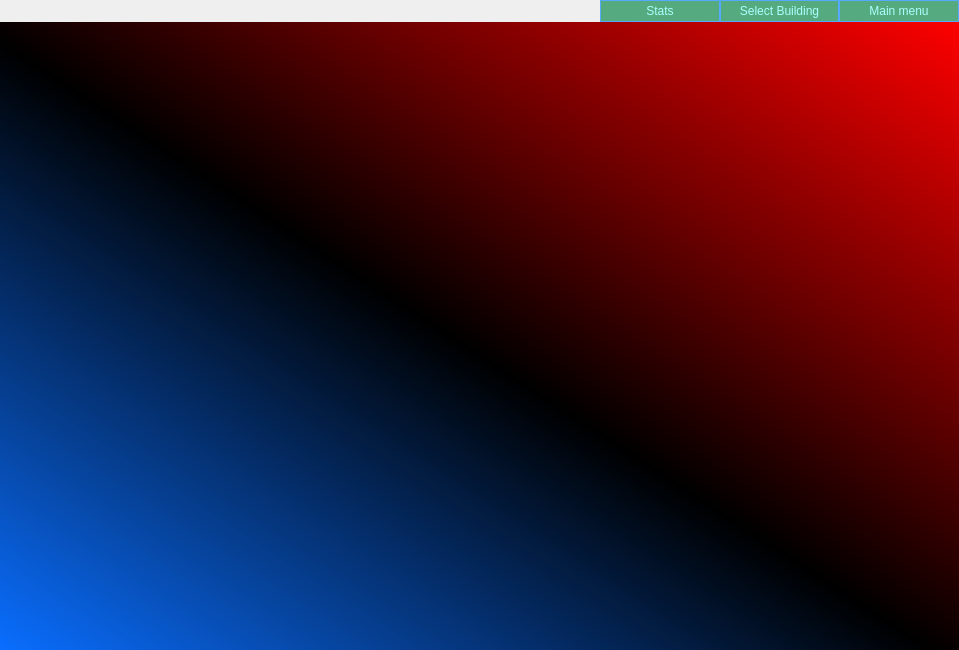
<?xml version="1.0" encoding="UTF-8"?>
<ui version="4.0">
 <class>gamewindow</class>
 <widget class="QWidget" name="gamewindow">
  <property name="geometry">
   <rect>
    <x>0</x>
    <y>0</y>
    <width>959</width>
    <height>650</height>
   </rect>
  </property>
  <property name="sizePolicy">
   <sizepolicy hsizetype="Fixed" vsizetype="Fixed">
    <horstretch>0</horstretch>
    <verstretch>0</verstretch>
   </sizepolicy>
  </property>
  <property name="minimumSize">
   <size>
    <width>800</width>
    <height>600</height>
   </size>
  </property>
  <property name="contextMenuPolicy">
   <enum>Qt::NoContextMenu</enum>
  </property>
  <property name="windowTitle">
   <string>Игра</string>
  </property>
  <layout class="QGridLayout" name="gridLayout">
   <property name="leftMargin">
    <number>0</number>
   </property>
   <property name="topMargin">
    <number>0</number>
   </property>
   <property name="rightMargin">
    <number>0</number>
   </property>
   <property name="bottomMargin">
    <number>0</number>
   </property>
   <property name="spacing">
    <number>0</number>
   </property>
   <item row="0" column="0">
    <layout class="QHBoxLayout" name="horizontalLayout">
     <property name="spacing">
      <number>0</number>
     </property>
     <property name="sizeConstraint">
      <enum>QLayout::SetMaximumSize</enum>
     </property>
     <item>
      <spacer name="horizontalSpacer">
       <property name="orientation">
        <enum>Qt::Horizontal</enum>
       </property>
       <property name="sizeType">
        <enum>QSizePolicy::Preferred</enum>
       </property>
       <property name="sizeHint" stdset="0">
        <size>
         <width>600</width>
         <height>20</height>
        </size>
       </property>
      </spacer>
     </item>
     <item>
      <widget class="QPushButton" name="pushButton_4">
       <property name="styleSheet">
        <string notr="true">

QPushButton
{
background-color: rgb(85, 170, 127);
border: 1px solid rgb(85, 170, 255);
color: rgb(170, 255, 255);
padding-top: 3px;
padding-bottom: 3px;


   font-family: helvetica, serif;
   text-decoration: none;
   vertical-align: middle;
}
QPushButton:hover
{
    border: 1px solid rgb(0, 170, 255);
	
	color: rgb(0, 0, 0);
}
QPushButton:pressed
{
    background-color:rgb(0, 170, 255);
}</string>
       </property>
       <property name="text">
        <string>Stats</string>
       </property>
      </widget>
     </item>
     <item>
      <widget class="QPushButton" name="pushButton_3">
       <property name="styleSheet">
        <string notr="true">

QPushButton
{
background-color: rgb(85, 170, 127);
border: 1px solid rgb(85, 170, 255);
color: rgb(170, 255, 255);
padding-top: 3px;
padding-bottom: 3px;


   font-family: helvetica, serif;
   text-decoration: none;
   vertical-align: middle;
}
QPushButton:hover
{
    border: 1px solid rgb(0, 170, 255);
	
	color: rgb(0, 0, 0);
}
QPushButton:pressed
{
    background-color:rgb(0, 170, 255);
}</string>
       </property>
       <property name="text">
        <string>Select Building</string>
       </property>
      </widget>
     </item>
     <item>
      <widget class="QPushButton" name="pushButton_2">
       <property name="styleSheet">
        <string notr="true">

QPushButton
{
background-color: rgb(85, 170, 127);
border: 1px solid rgb(85, 170, 255);
color: rgb(170, 255, 255);
padding-top: 3px;
padding-bottom: 3px;


   font-family: helvetica, serif;
   text-decoration: none;
   vertical-align: middle;
}
QPushButton:hover
{
    border: 1px solid rgb(0, 170, 255);
	
	color: rgb(0, 0, 0);
}
QPushButton:pressed
{
    background-color:rgb(0, 170, 255);
}</string>
       </property>
       <property name="text">
        <string>Main menu</string>
       </property>
      </widget>
     </item>
    </layout>
   </item>
   <item row="1" column="0">
    <widget class="OpenGLWidget" name="gamewidget" native="true">
     <property name="sizePolicy">
      <sizepolicy hsizetype="Expanding" vsizetype="Expanding">
       <horstretch>0</horstretch>
       <verstretch>0</verstretch>
      </sizepolicy>
     </property>
     <property name="minimumSize">
      <size>
       <width>800</width>
       <height>600</height>
      </size>
     </property>
     <property name="maximumSize">
      <size>
       <width>8000</width>
       <height>4000</height>
      </size>
     </property>
     <property name="cursor">
      <cursorShape>CrossCursor</cursorShape>
     </property>
     <property name="mouseTracking">
      <bool>true</bool>
     </property>
     <property name="focusPolicy">
      <enum>Qt::StrongFocus</enum>
     </property>
     <property name="contextMenuPolicy">
      <enum>Qt::NoContextMenu</enum>
     </property>
     <property name="styleSheet">
      <string notr="true">background-color: qlineargradient(spread:pad, x1:0, y1:1, x2:1, y2:0, stop:0 rgba(10, 110, 255, 255), stop:0.482955 rgba(0, 0, 0, 255), stop:1 rgba(255, 0, 0, 255));</string>
     </property>
    </widget>
   </item>
  </layout>
 </widget>
 <customwidgets>
  <customwidget>
   <class>OpenGLWidget</class>
   <extends>QWidget</extends>
   <header>openglwidget.h</header>
   <container>1</container>
  </customwidget>
 </customwidgets>
 <resources/>
 <connections/>
</ui>
